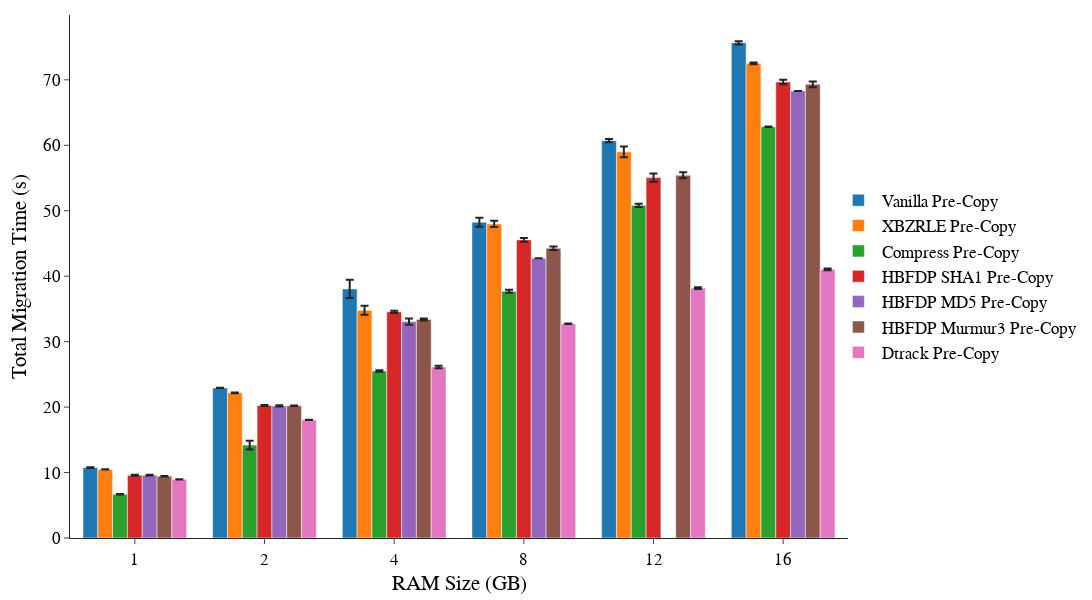

This figure's notebook cell:
### Code cell
mig_time_plot("Total-Time", "Total Migration Time (s)", "Memcached",
              ['Vanilla', 'XBZRLE', 'Compress', 'HBFDP_SHA1', 'HBFDP_MD5', 'HBFDP_Murmur3', 'Dtrack'], "V-X-C-HS1-HM5-HM3-D")

### Figure 1 — Plotly figure (JSON) as saved in the notebook; plotly's stock layout.template omitted (floating-point values rounded to 4 significant figures)
{"data": [{"error_y": {"array": [0.0444, 0.0157, 1.399, 0.6944, 0.2465, 0.247], "type": "data"}, "name": " Vanilla Pre-Copy", "x": ["1", "2", "4", "8", "12", "16"], "y": [10.75, 22.93, 38.05, 48.24, 60.71, 75.67], "type": "bar"}, {"error_y": {"array": [0.01274, 0.0573, 0.6757, 0.4763, 0.823, 0.1352], "type": "data"}, "name": " XBZRLE Pre-Copy", "x": ["1", "2", "4", "8", "12", "16"], "y": [10.48, 22.18, 34.8, 47.98, 59.0, 72.52], "type": "bar"}, {"error_y": {"array": [0.02598, 0.6805, 0.1201, 0.2328, 0.2366, 0.04382], "type": "data"}, "name": " Compress Pre-Copy", "x": ["1", "2", "4", "8", "12", "16"], "y": [6.689, 14.19, 25.52, 37.68, 50.83, 62.84], "type": "bar"}, {"error_y": {"array": [0.08386, 0.07878, 0.1695, 0.2912, 0.6296, 0.3599], "type": "data"}, "name": " HBFDP SHA1 Pre-Copy", "x": ["1", "2", "4", "8", "12", "16"], "y": [9.589, 20.23, 34.56, 45.55, 55.07, 69.67], "type": "bar"}, {"error_y": {"array": [0.05217, 0.1079, 0.4681, null, null, null], "type": "data"}, "name": " HBFDP MD5 Pre-Copy", "x": ["1", "2", "4", "8", "12", "16"], "y": [9.593, 20.18, 33.07, 42.75, null, 68.31], "type": "bar"}, {"error_y": {"array": [0.03869, 0.04922, 0.1448, 0.263, 0.4609, 0.4401], "type": "data"}, "name": " HBFDP Murmur3 Pre-Copy", "x": ["1", "2", "4", "8", "12", "16"], "y": [9.448, 20.21, 33.39, 44.28, 55.42, 69.32], "type": "bar"}, {"error_y": {"array": [0.01201, 0.008386, 0.1948, 0.03213, 0.1184, 0.1459], "type": "data"}, "name": " Dtrack Pre-Copy", "x": ["1", "2", "4", "8", "12", "16"], "y": [8.966, 18.06, 26.14, 32.74, 38.18, 41.05], "type": "bar"}], "layout": {"barmode": "group", "xaxis": {"title": {"text": "RAM Size (GB)", "standoff": 8}}, "yaxis": {"title": {"text": "Total Migration Time (s)", "standoff": 10}}, "font": {"family": "Arial", "size": 17.2, "color": "black"}, "margin": {"t": 15, "r": 10, "l": 70, "b": 45, "autoexpand": true}, "legend": {"orientation": "v", "yanchor": "middle", "y": 0.5, "xanchor": "right", "x": 1.3}, "width": 1200, "height": 600}}
